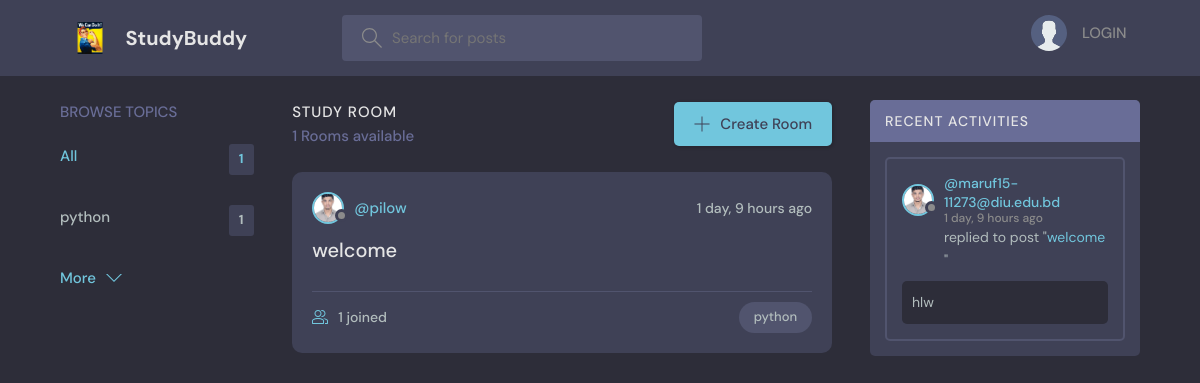
The page / on the database its author committed.
### base/models.py (models this page shows, shortened)
class Topic(models.Model):
    name= models.CharField(max_length=200)

class Room(models.Model):
    host = models.ForeignKey(User, on_delete=models.SET_NULL, null = True)
    topic= models.ForeignKey(Topic, on_delete=models.SET_NULL, null = True)
    name = models.CharField(max_length = 200)
    description = models.TextField(null = True, blank = True)
    participants = models.ManyToManyField(User, related_name='participants', blank=True)
    updated = models.DateTimeField(auto_now = True)
    created = models.DateTimeField(auto_now_add = True)
    class Meta:
        ordering = ['-updated', '-created']
    def __str__(self):
        return self.name

class User(AbstractUser):
    name = models.CharField(max_length=200, null=True)
    email = models.EmailField(unique=True, null=True)
    bio = models.TextField(null=True)
    avatar = models.ImageField(null = True, default="avatar.svg")
    USERNAME_FIELD = 'email'
    REQUIRED_FIELDS = []

class Message(models.Model):
    user = models.ForeignKey(User, on_delete=models.CASCADE)
    room = models.ForeignKey(Room, on_delete=models.CASCADE)
    body = models.TextField()
    updated = models.DateTimeField(auto_now = True)
    created = models.DateTimeField(auto_now_add = True)
    class Meta:
        ordering = ['-updated', '-created']

### base/views.py (the view)
# urls.py: path('', views.home, name="home"),
def home(request):
    q=request.GET.get('q') if request.GET.get('q') != None else ''
    rooms = Room.objects.filter(
        Q(topic__name__icontains=q) |
        Q(name__icontains = q)|
        Q(description__icontains = q)
        )
    topics = Topic.objects.all()[0:5]
    room_count = rooms.count()
    room_messages = Message.objects.filter(Q(room__topic__name__icontains=q))
    context = {'rooms': rooms, 'topics':topics, 'room_count': room_count, 'room_messages':room_messages}
    return render(request, 'base/home.html', context)

### base/templates/base/home.html (shortened to what this page needs)
{% extends 'main.html' %}
{% block content %}
    <main class="layout layout--3">
      <div class="container">
        {% include 'base/topics_component.html' %}
        <div class="roomList">
          <div class="roomList__header">
            <div>
              <h2>Study Room</h2>
              <p>{{room_count}} Rooms available</p>
            </div>
            <a class="btn btn--main" href="{% url 'create-room' %}">
              <svg version="1.1" xmlns="http://www.w3.org/2000/svg" width="32" height="32" viewBox="0 0 32 32">
                <title>add</title>
                <path
                  d="M16.943 0.943h-1.885v14.115h-14.115v1.885h14.115v14.115h1.885v-14.115h14.115v-1.885h-14.115v-14.115z"
                ></path>
              </svg>
              Create Room
            </a>
          </div>
          {% include 'base/feed_component.html' %}
        </div>
        {% include 'base/activity_component.html' %}
      </div>
    </main>
{% endblock %}

### base/templates/base/topics_component.html
<div class="topics">
    <div class="topics__header">
      <h2>Browse Topics</h2>
    </div>
    <ul class="topics__list">
      <li>
        <a href="{% url 'home' %}" class="active">All <span>{{topics.count}}</span></a>
      </li>
      {% for topic in topics %}
      <li>
        <a href="{% url 'home' %}?q={{topic.name}}">{{topic.name}}<span>{{topic.room_set.all.count}}</span></a>
      </li>
      {% endfor %}
    </ul>
    <a class="btn btn--link" href="{% url 'topics' %}">
      More
      <svg version="1.1" xmlns="http://www.w3.org/2000/svg" width="32" height="32" viewBox="0 0 32 32">
        <title>chevron-down</title>
        <path d="M16 21l-13-13h-3l16 16 16-16h-3l-13 13z"></path>
      </svg>
    </a>
  </div>

### base/templates/base/feed_component.html (shortened to what this page needs)
{% for room in rooms %}
<div class="roomListRoom">
    <div class="roomListRoom__header">
      <a href="{% url 'user-profile' room.host.id %}" class="roomListRoom__author">
        <div class="avatar avatar--small">
          <img src="{{room.host.avatar.url}}" />
        </div>
        <span>@{{room.host.username}}</span>
      </a>
      <div class="roomListRoom__actions">
        <span>{{room.created|timesince}} ago</span>
      </div>
    </div>
    <div class="roomListRoom__content">
      <a href="{% url 'room' room.id  %}">{{room.name}}</a>
    </div>
    <div class="roomListRoom__meta">
      <a href="{% url 'room' room.id  %}" class="roomListRoom__joined">
        {{room.participants.all.count}} joined
      </a>
      <p class="roomListRoom__topic">{{room.topic.name}}</p>
    </div>
  </div>
{% endfor %}

### base/templates/base/activity_component.html (shortened to what this page needs)
<div class="activities">
    <div class="activities__header">
      <h2>Recent Activities</h2>
    </div>
    {% for message in room_messages %}
    <div class="activities__box">
        <div class="activities__boxHeader roomListRoom__header">
        <a href="{% url 'user-profile' message.user.id %}" class="roomListRoom__author">
          <div class="avatar avatar--small">
            <img src="{{message.user.avatar.url}}" />
          </div>
          <p>
            @{{message.user}}
            <span>{{message.created|timesince}} ago</span>
          </p>
        </a>
      </div>
      <div class="activities__boxContent">
        <p>replied to post "<a href="{% url 'room' message.room.id %}">{{message.room}}</a>"</p>
        <div class="activities__boxRoomContent">
            {{message.body}}
        </div>
      </div>
    </div>
    {% endfor %}
</div>

### rows shown on the page
Topic: name "python", room_set.all.count "1"
Room: host.avatar (picture), host.username "pilow", created "1 day, 9 hours", name "welcome", participants.all.count "1", topic.name "python"
Message: user.avatar (picture), user "maruf15-11273@diu.edu.bd", created "1 day, 9 hours", room "welcome", body "hlw"

### other values the page prints
{{ topics.count }} "1"
{{ room_count }} "1"
